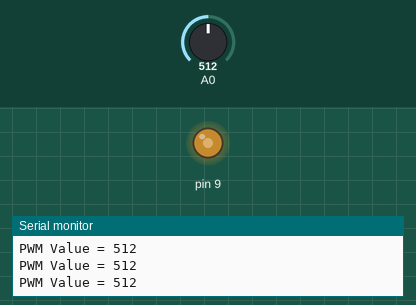
This sketch was run on a simulated Arduino Uno, built with avr-gcc and run on an emulated ATmega328P. Parts: output pins drawn as LEDs (lit = HIGH), the last lines printed to the serial monitor. Inputs (shaded band) come from the test bench; at power-on: A0 = 512.

Above: at 1.3 s.
1.4 s: A0 set to 716
At 2.1 s:
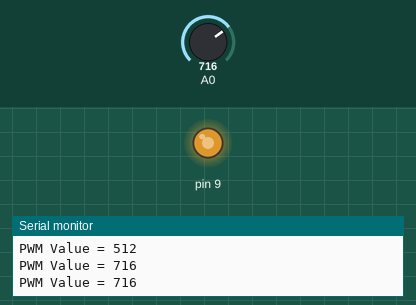
3.0 s: A0 set to 900
At 3.4 s:
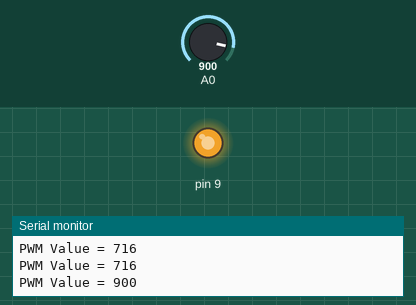
4.5 s: A0 set to 122
At 5.7 s:
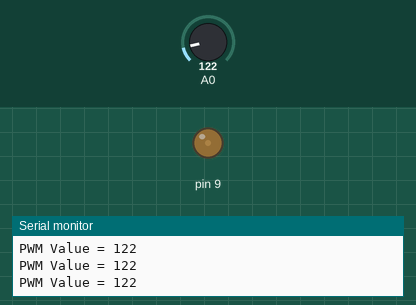
6.0 s: A0 set to 0
At 6.9 s:
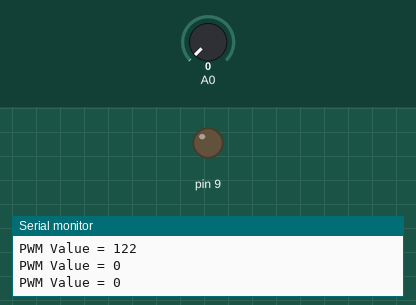
Timing chart, 0 to 8.5 s (numbered marks = the images above; inputs shaded):
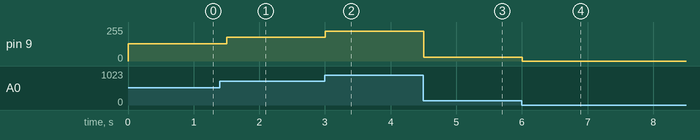

The sketch:

PRATIKUM7_7.1.ino
```cpp
int val = 0;
void setup() {
Serial.begin(9600);
pinMode(9, OUTPUT);
}
void loop() {
val = analogRead(A0);
analogWrite(9, val/4);
Serial.print("PWM Value = ");
Serial.println(val,DEC);
delay(500);

}
```

Measured:
- after the input at 1.4 s, pin 9: 128/255 → 179/255 after 0.10 s
- after the input at 3.0 s, pin 9: 179/255 → 225/255 at once
- after the input at 4.5 s, pin 9: 225/255 → 30/255 at once
- after the input at 6.0 s, pin 9: 30/255 → 0/255 at once
